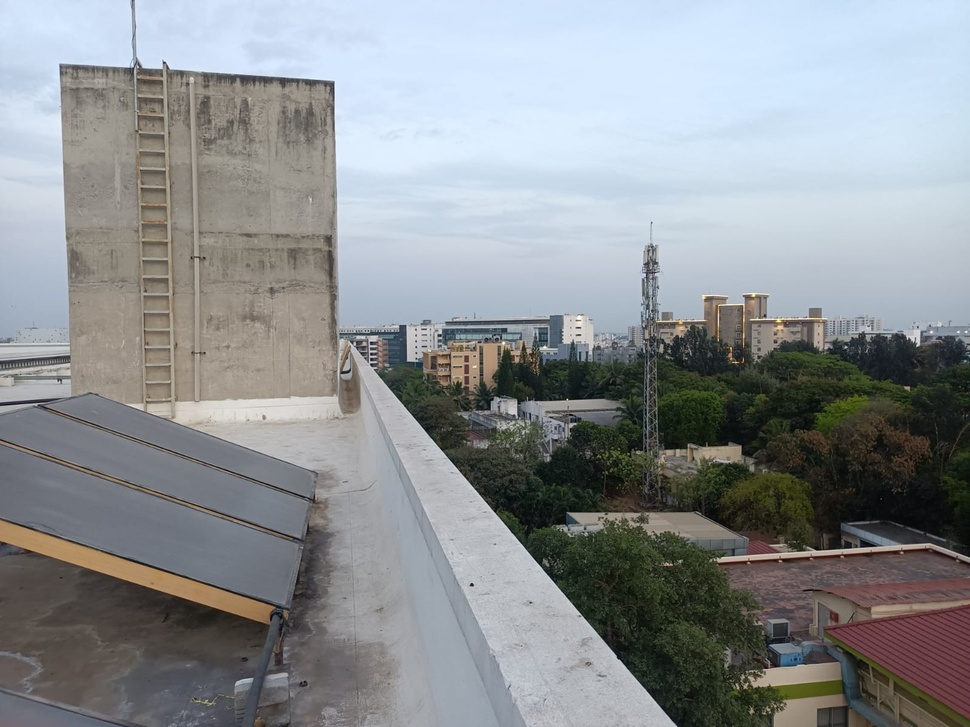
#> input picture panorama1.jpeg, 970 x 727 px, shrunk from 1600 x 1200 before the run
$ python image_stitcher.py
#> lines starting #> are read from the running program, lines starting #| are printed output that depends on the picture; after the words box and inside, x2 and y2 are one past the last pixel; in counts of white or black regions, pixels touching at a corner belong together
import cv2
import numpy as np
import matplotlib.pyplot as plt

def stitch_images(image1_path, image2_path, output_path):

#> called with image1_path = 'panorama1.jpeg', image2_path = 'panorama2.jpeg', output_path = 'stitched_panorama.jpeg'
    image1 = cv2.imread(image1_path)
#> image1 is the input picture: shape (727, 970, 3); mean B, G, R 147, 144, 140.1
    image2 = cv2.imread(image2_path)
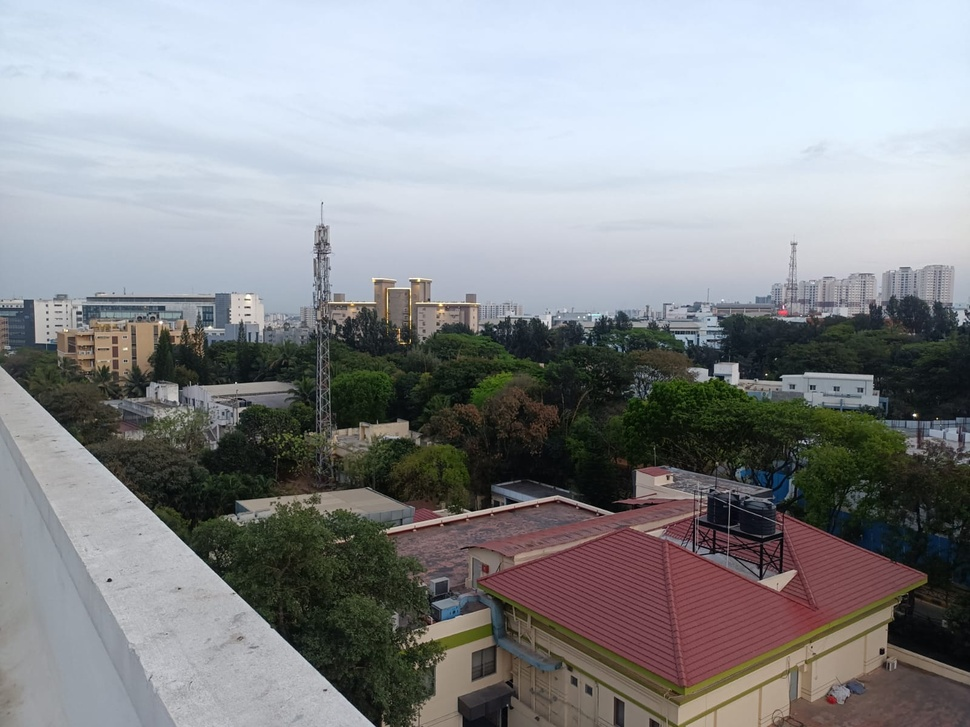
#> input picture panorama2.jpeg, 970 x 727 px, shrunk from 1600 x 1200 before the run
#> image2 is the input picture: shape (727, 970, 3); mean B, G, R 142.7, 139.5, 137.3

    gray1 = cv2.cvtColor(image1, cv2.COLOR_BGR2GRAY)
    gray2 = cv2.cvtColor(image2, cv2.COLOR_BGR2GRAY)
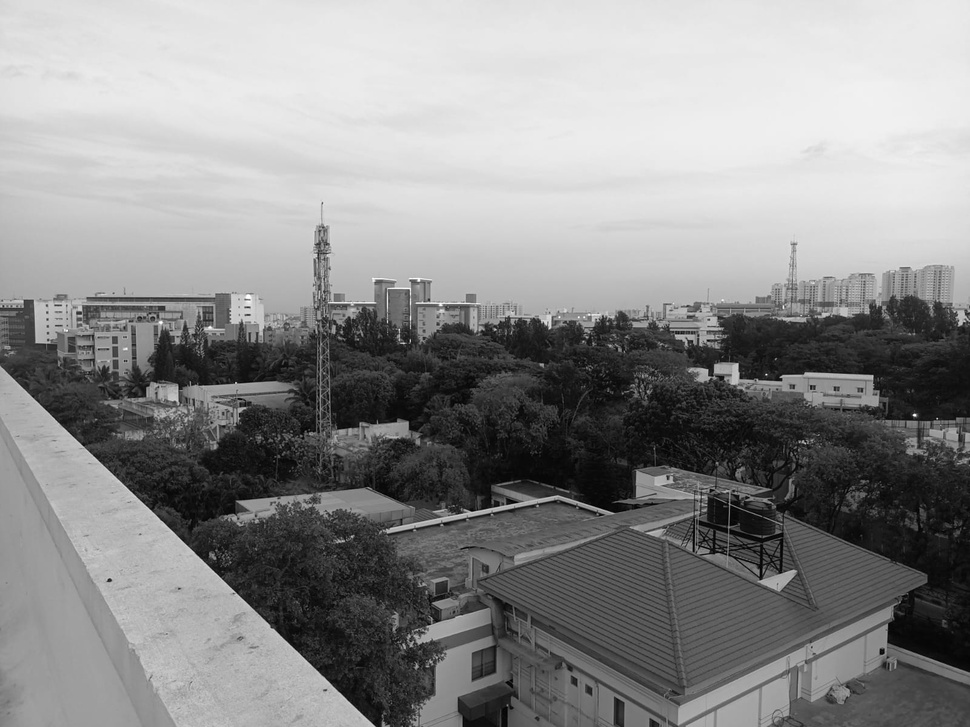
#> gray2: shape (727, 970); min 0, max 255, mean 139.2

    orb = cv2.ORB_create()
    keypoints1, descriptors1 = orb.detectAndCompute(gray1, None)
#> keypoints1 = 500 keypoints; strongest (x, y, size): (371, 342, 31), (371, 364, 31), (472, 585, 31), (342, 373, 31)
    keypoints2, descriptors2 = orb.detectAndCompute(gray2, None)
#> keypoints2 = 500 keypoints; strongest (x, y, size): (914, 415, 31), (109, 579, 31), (872, 376, 31), (737, 364, 31)
    image1_kp = cv2.drawKeypoints(image1, keypoints1, None, color=(0, 255, 0), flags=0)
    image2_kp = cv2.drawKeypoints(image2, keypoints2, None, color=(0, 255, 0), flags=0)

    # Show keypoints
    plt.figure(figsize=(12, 6))
    plt.subplot(1, 2, 1)
    plt.imshow(cv2.cvtColor(image1_kp, cv2.COLOR_BGR2RGB))
    plt.title("Keypoints in Image 1")
    plt.axis("off")

    plt.subplot(1, 2, 2)
    plt.imshow(cv2.cvtColor(image2_kp, cv2.COLOR_BGR2RGB))
    plt.title("Keypoints in Image 2")
    plt.axis("off")
    plt.show()
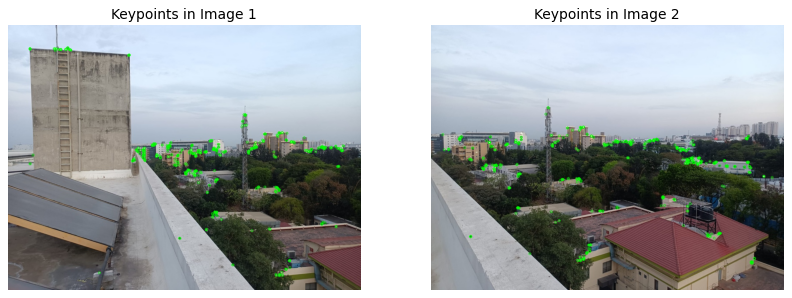
#> figure drawn by matplotlib, 2 panels

    # Match features using BFMatcher
    bf = cv2.BFMatcher(cv2.NORM_HAMMING, crossCheck=True)
    matches = bf.match(descriptors1, descriptors2)
#> matches = 203 matches
    matches = sorted(matches, key=lambda x: x.distance)

    match_img = cv2.drawMatches(image1, keypoints1, image2, keypoints2, matches[:50], None, flags=cv2.DrawMatchesFlags_NOT_DRAW_SINGLE_POINTS)
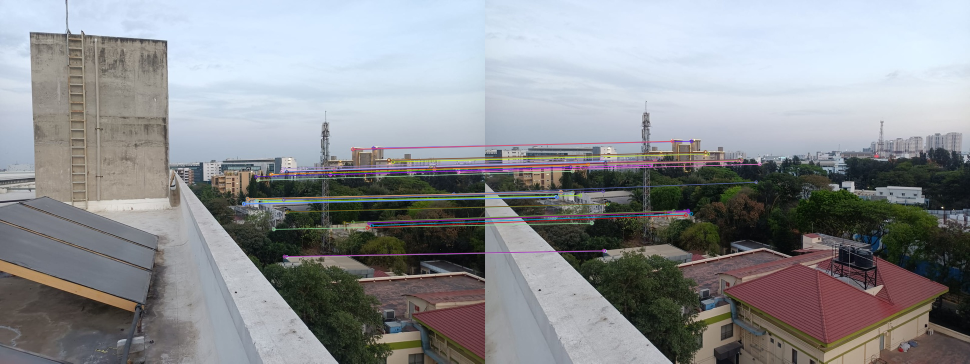
#> match_img: shape (727, 1940, 3) (shown at 1/2 size); mean B, G, R 145.8, 142.3, 139.8
    plt.figure(figsize=(12, 6))
    plt.imshow(cv2.cvtColor(match_img, cv2.COLOR_BGR2RGB))
    plt.title("Feature Matches Between Images")
    plt.axis("off")
    plt.show()

    # Extract location of good matches
    points1 = np.float32([keypoints1[m.queryIdx].pt for m in matches]).reshape(-1, 1, 2)
#> points1 = 203 rows, first 8: [564, 342], [907.2, 387.6], [668.7, 340.4], [746.5, 296.1], [574.8, 423.6], [667.7, 340.1], [785.9, 323.5], [494.4, 397.2]
    points2 = np.float32([keypoints2[m.trainIdx].pt for m in matches]).reshape(-1, 1, 2)
#> points2 = 203 rows, first 8: [231.8, 321.1], [542, 364], [340.4, 321.4], [412.6, 282], [244.8, 408], [340.1, 321.4], [445.8, 307.6], [151.2, 383]

    # Compute homography matrix
    H, mask = cv2.findHomography(points2, points1, cv2.RANSAC, 5.0)
#> H = [[0.475, -0.0211, 385.9], [-0.192, 0.808, 80.66], [-0.000534, -2.87e-05, 1]]; mask = 203 values, max 1 at index 0, min 0 at index 130, mean 0.793

    # Get size of output panorama
    height1, width1 = image1.shape[:2]
#> height1 = 727; width1 = 970
    height2, width2 = image2.shape[:2]
#> height2 = 727; width2 = 970

    # Warp image2 to align with image1
    warped_image2 = cv2.warpPerspective(image2, H, (width1 + width2, height1))

    # Place image1 onto the stitched canvas
    warped_image2[0:height1, 0:width1] = image1

    # Convert to grayscale and threshold to find non-black regions
    gray_warped = cv2.cvtColor(warped_image2, cv2.COLOR_BGR2GRAY)
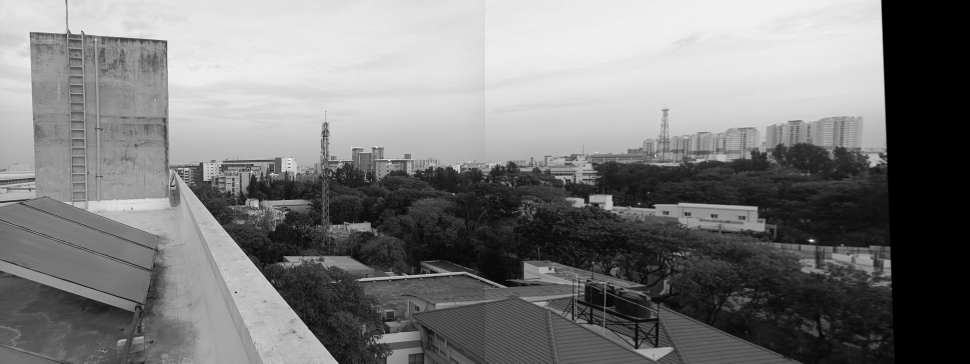
#> gray_warped: shape (727, 1940) (shown at 1/2 size); min 0, max 255, mean 122.8
    _, mask = cv2.threshold(gray_warped, 1, 255, cv2.THRESH_BINARY)
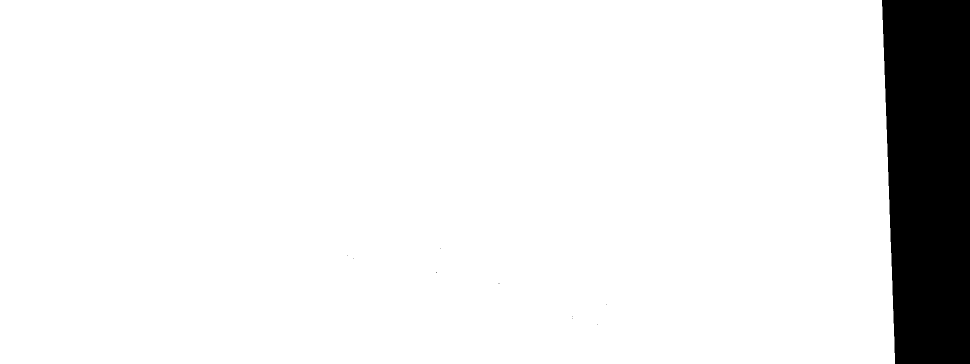
#> mask: shape (727, 1940) (shown at 1/2 size); 91.6% white; 10 black regions (9 under 20 px), largest, box (x1, y1, x2, y2) and area: (1764, 0, 1940, 727) 118333

    # Find contours and crop to bounding box
    x, y, w, h = cv2.boundingRect(mask)
#> x = 0; y = 0; w = 1790; h = 727
    stitched_cropped = warped_image2[y:y+h, x:x+w]
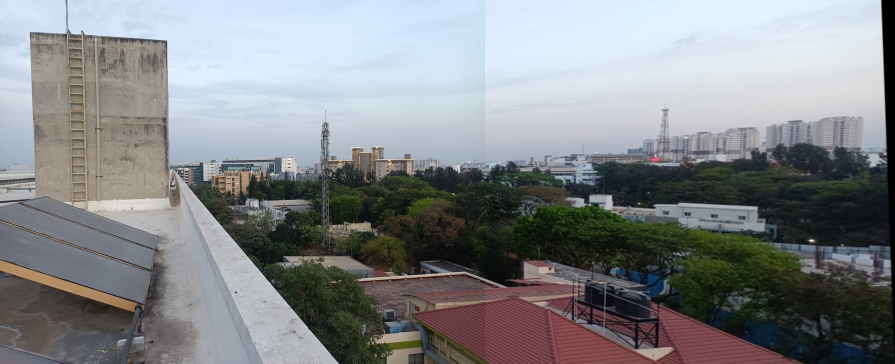
#> stitched_cropped: shape (727, 1790, 3) (shown at 1/2 size); mean B, G, R 136.3, 133.6, 130.7

    cv2.imwrite(output_path, stitched_cropped)

stitch_images("panorama1.jpeg", "panorama2.jpeg", "stitched_panorama.jpeg")
